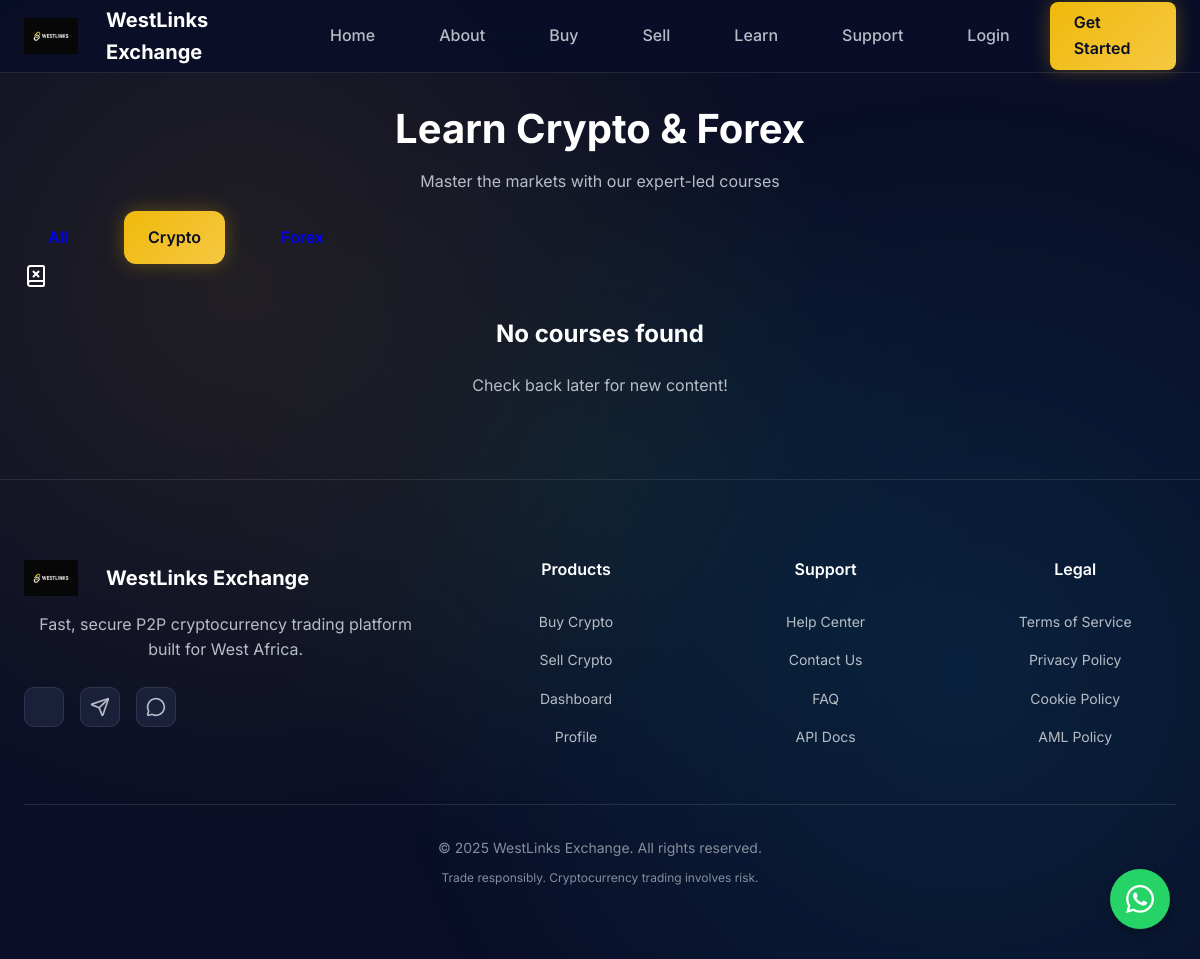
Page /learn/?category=crypto on the earlier database version.
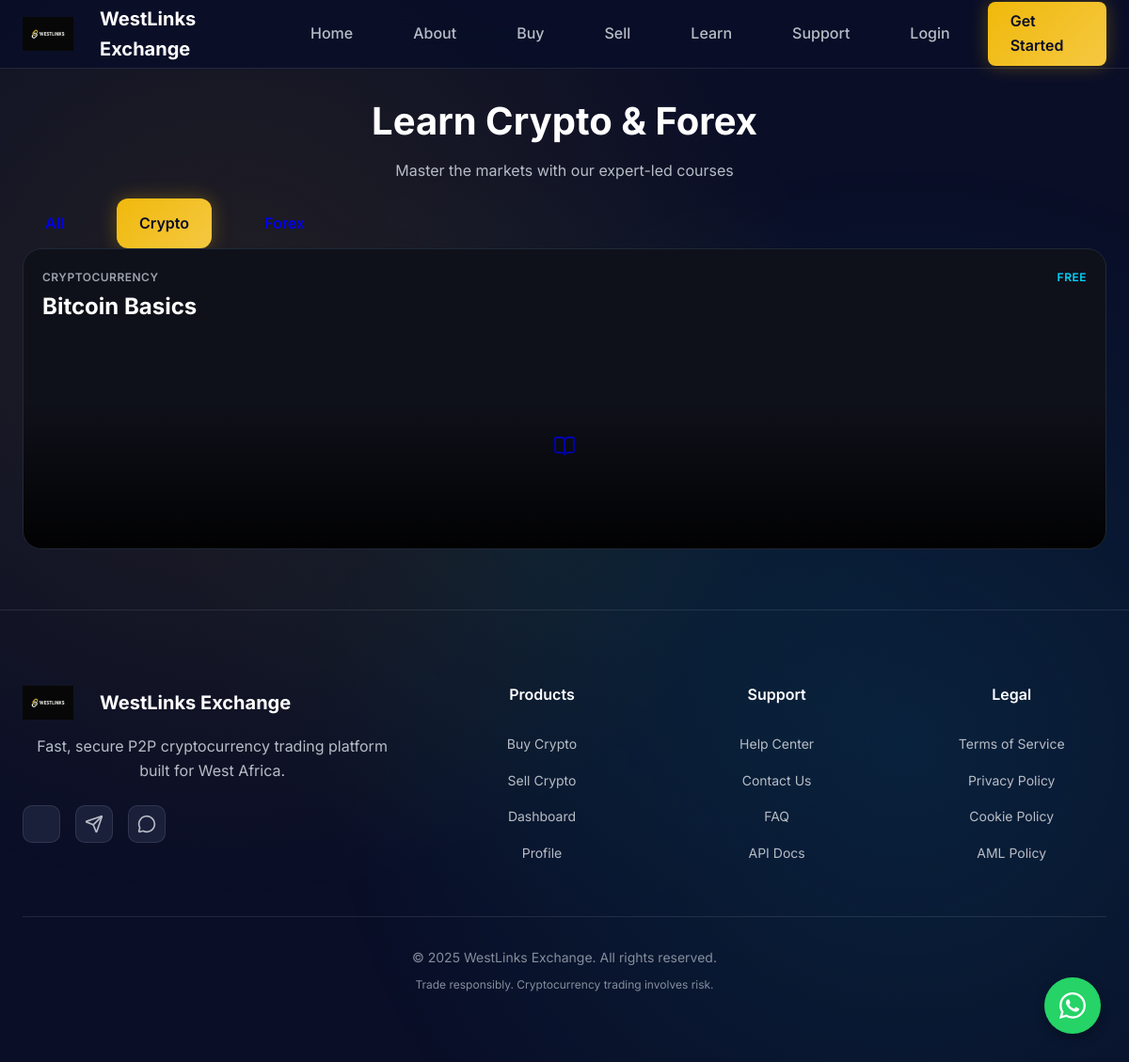
Same page on the later database version.
### learn_crypto/models.py (models this page shows, shortened)
class Course(models.Model):
    CATEGORY_CHOICES = (
        ('crypto', 'Cryptocurrency'),
        ('forex', 'Forex Trading'),
    )
    title = models.CharField(max_length=200)
    description = models.TextField()
    thumbnail = models.ImageField(upload_to='course_thumbnails/', null=True, blank=True)
    is_vip = models.BooleanField(default=False, help_text="Is this course for VIP members only?")
    category = models.CharField(max_length=20, choices=CATEGORY_CHOICES, default='crypto')
    created_at = models.DateTimeField(auto_now_add=True)
    updated_at = models.DateTimeField(auto_now=True)

### learn_crypto/views.py (the view)
# urls.py: path('', views.CourseListView.as_view(), name='course_list'),
class CourseListView(ListView):
    model = Course
    template_name = 'learn_crypto/course_list.html'
    context_object_name = 'courses'
    def get_queryset(self):
        queryset = super().get_queryset()
        category = self.request.GET.get('category')
        if category:
            queryset = queryset.filter(category=category)
        return queryset

### templates/learn_crypto/course_list.html (shortened to what this page needs)
{% extends 'base.html' %}
{% block content %}
<div class="cvp-container" style="margin-top: 2rem; margin-bottom: 4rem;">
    <div class="text-center mb-5">
        <h1 class="text-3xl font-bold mb-2">Learn Crypto & Forex</h1>
        <p class="text-secondary">Master the markets with our expert-led courses</p>
    </div>
    <div class="flex justify-center mb-8 gap-4">
        <a href="{% url 'learn_crypto:course_list' %}"
            class="btn {% if not request.GET.category %}btn-primary{% else %}btn-outline{% endif %}">All</a>
        <a href="{% url 'learn_crypto:course_list' %}?category=crypto"
            class="btn {% if request.GET.category == 'crypto' %}btn-primary{% else %}btn-outline{% endif %}">Crypto</a>
        <a href="{% url 'learn_crypto:course_list' %}?category=forex"
            class="btn {% if request.GET.category == 'forex' %}btn-primary{% else %}btn-outline{% endif %}">Forex</a>
    </div>
    <div class="grid grid-cols-1 md:grid-cols-2 lg:grid-cols-3 gap-6">
        {% for course in courses %}
        <a href="{% url 'learn_crypto:course_detail' course.pk %}" class="modern-course-card"
            style="text-decoration: none;">
            <div class="modern-card-header">
                <div class="modern-card-meta">
                    <span>{{ course.get_category_display }}</span>
                    {% if course.is_vip %}
                    <span class="text-yellow" style="display: flex; align-items: center; gap: 4px;"><i
                            data-lucide="crown" style="width: 14px; height: 14px;"></i> VIP</span>
                    {% else %}
                    <span class="text-cyan">Free</span>
                    {% endif %}
                </div>
                <h3 class="modern-card-title">{{ course.title }}</h3>
            </div>
            <div class="modern-card-visual">
                {% if course.thumbnail %}
                <img src="{{ course.thumbnail.url }}" alt="{{ course.title }}" class="modern-card-img">
                {% else %}
                <div class="flex items-center justify-center w-full h-full">
                    <i data-lucide="book-open" class="text-gray-600 w-24 h-24 opacity-20"></i>
                </div>
                {% endif %}
            </div>
            <div class="modern-card-overlay"></div>
        </a>
        {% empty %}
        <div class="col-span-full text-center py-12">
            <div class="w-16 h-16 bg-gray-100 rounded-full flex items-center justify-center mx-auto mb-4">
                <i data-lucide="book-x" class="text-gray-400 w-8 h-8"></i>
            </div>
            <h3 class="text-lg font-semibold text-gray-600">No courses found</h3>
            <p class="text-gray-500">Check back later for new content!</p>
        </div>
        {% endfor %}
    </div>
</div>
{% endblock %}

Differences in the rows shown:
added Course: category "CRYPTOCURRENCY", is_vip "FREE", title "Bitcoin Basics"
Other differences:
text no longer shown: "No courses found Check back later for new content!"
